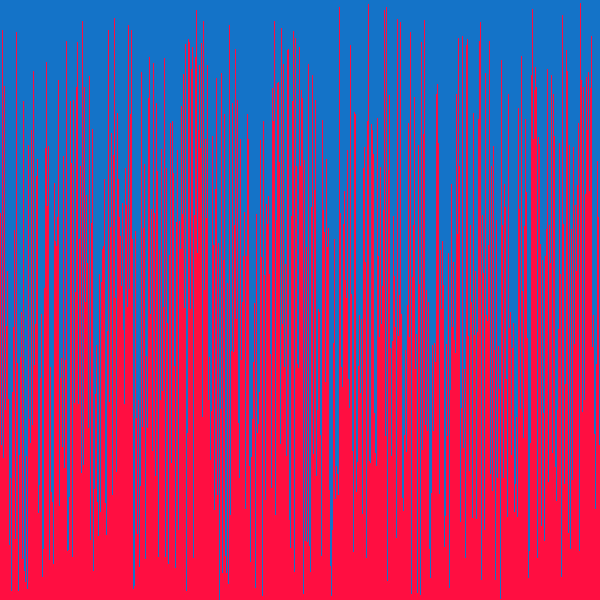
Frame 1 (no input)
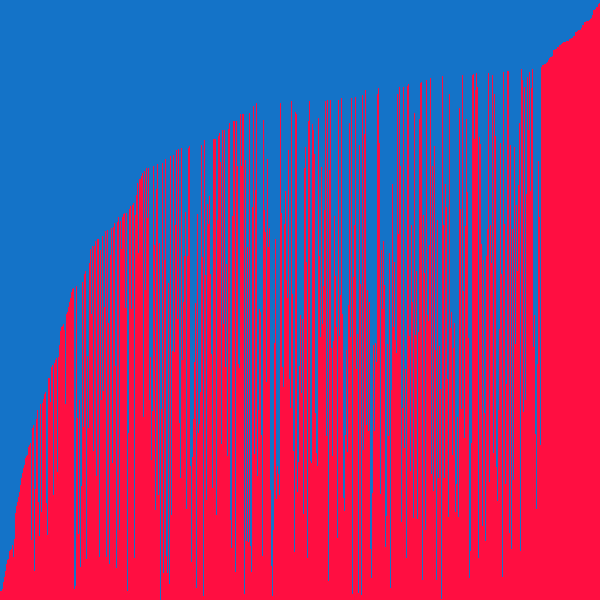
Frame 60 (the mouse pressed at the canvas centre just before this capture)
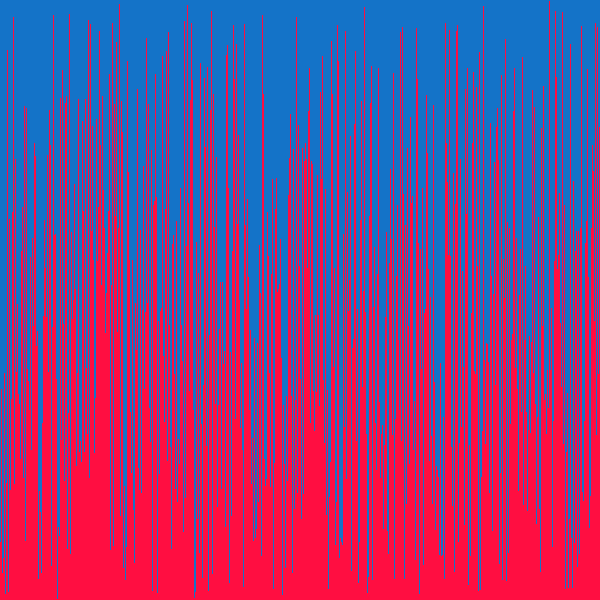
Frame 120 (the mouse held since frame 60 and released just before this capture)

The Processing sketch that drew these frames (run headless with seeded random() and noise(); from frame 60 on, the mouse is pressed at the canvas centre):

// Processing sketch: VisualArraySorter
// ── VisualArraySorter.pde
//1. create an array of ints. don't initialize it yet.
int[] i;

void setup() {
  //2. set the size of your window
  size(600, 600);

  //3. initialize your array with the built in width variable
  i=new int[width];

  //4. initialize the ints in the array with random numbers
  //   from 0 to the built in height variable
  randomize();


  //5. call the noStroke() method
  noStroke();
}

void draw() {
  //6. set the background color with background(r, g, b);
  background(20, 115, 200);

  //7. set the color for your graph
  fill(255, 14, 65);

  //8. draw a rectangle for each int in your array.
  for (int x=0; x< i.length; x++) {
    rect(x, height, 1, -i[x] );
  }
  //   the x value will be the index of the int

  //   the y value will the height variable

  //   the width is 1

  //   the height is negative the value of the int at that element in the array


  //9. call the stepSort method
  stepSort(i);

  //10. extract the code that randomizes the array into a method.


  //11. call the method you made in step 10 when the mouse is pressed
  if ( mousePressed) {
    randomize();
  }
}
void randomize() {
  for (int x=0; x< i.length; x++) {
    i[x]=(int)random(height);
  }
}
void stepSort(int[] arr) {
  for (int i = 1; i < arr.length; i++) {
    if (arr[i - 1] > arr[i]) {
      int t = arr[i];
      arr[i] = arr[i - 1];
      arr[i - 1] = t;
    }
  }
}
